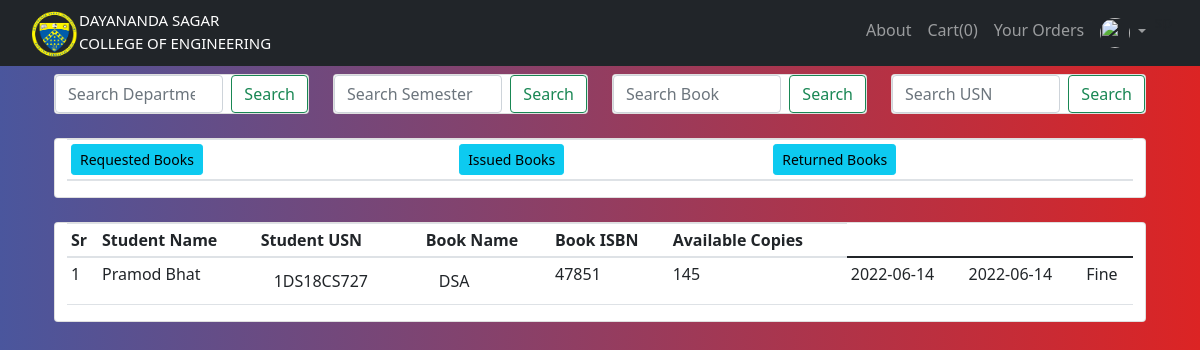
Before: /orders_list (signed in) with the older database file.
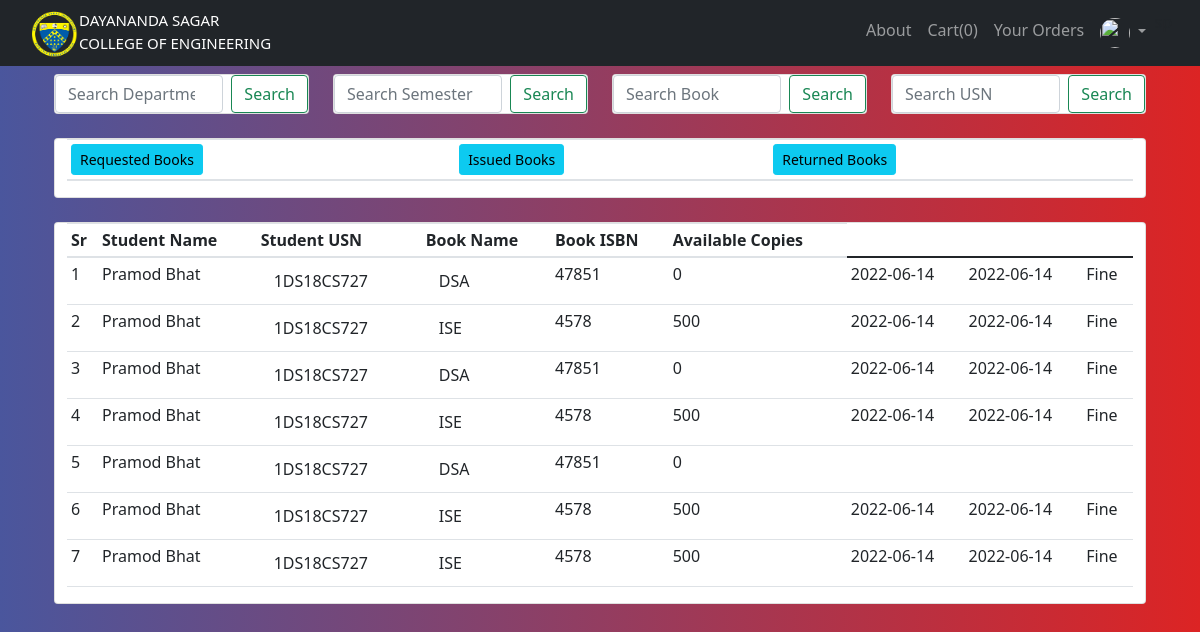
After: the same page with the newer database file.
### website/models.py (models this page shows, shortened)
class Student_Order(db.Model):
        id = db.Column(db.Integer, primary_key = True)
        status = db.Column(db.String(20), default = 'Requested', nullable = False)
        request_time = db.Column(db.DateTime, nullable = True)
        approve_time = db.Column(db.DateTime, nullable = True)
        return_time = db.Column(db.DateTime, nullable = True)
        returned_time = db.Column(db.DateTime, nullable = True)
        student_id = db.Column(db.Integer, db.ForeignKey('user.id'),nullable=True)
        student = db.relationship('User', backref=db.backref('students_order',lazy=True))
        book_id = db.Column(db.Integer, db.ForeignKey('addbook.id'),nullable=True)
        book = db.relationship('Addbook', backref=db.backref('books_order',lazy=True))

class User(db.Model,UserMixin):
        __searchable__ = ['usn']
        __tablename__='user'
        id = db.Column(db.Integer, primary_key=True)
        email = db.Column(db.String(150), unique=True)
        password=db.Column(db.String(150))
        first_name=db.Column(db.String(150))
        is_active = db.Column(db.Boolean,default=False)
        urole = db.Column(db.String(80))
        usn = db.Column(db.String(10))
        status = db.Column(db.String(10))
        department_id = db.Column(db.Integer, db.ForeignKey('department.id'),nullable=True)
        department = db.relationship('Department', backref=db.backref('user_departments',lazy=True))
        semester_id = db.Column(db.Integer, db.ForeignKey('semester.id'),nullable=True)
        semester = db.relationship('Semester', backref=db.backref('user_semesters',lazy=True))
        def is_active(self):
                return self.is_active
        def get_urole(self):
                return self.urole

class Addbook(db.Model):
    __tablename__='addbook'
    __searchable__ = ['name', 'desc', 'isbn']
    id = db.Column(db.Integer, primary_key=True)
    name = db.Column(db.String(80), nullable=False)
    price = db.Column(db.Numeric(10,2), nullable=False)
    isbn = db.Column(db.Integer,default=0)
    stock = db.Column(db.Integer,nullable=False)
    available_copies = db.Column(db.Integer,nullable=False)
    desc = db.Column(db.Text, nullable=False)
    pub_date = db.Column(db.DateTime, nullable=False, default=datetime.utcnow)
    department_id = db.Column(db.Integer, db.ForeignKey('department.id'),nullable=False)
    department = db.relationship('Department', backref=db.backref('departments',lazy=True))
    semester_id = db.Column(db.Integer, db.ForeignKey('semester.id'),nullable=False)
    semester = db.relationship('Semester', backref=db.backref('semesters',lazy=True))
    image_1 = db.Column(db.String(150), nullable=False, default='image.jpg')
    image_2 = db.Column(db.String(150), nullable=False, default='image.jpg')
    image_3 = db.Column(db.String(150), nullable=False, default='image.jpg')

### website/views.py (the view)
@views.route('/orders_list')
def orders_list_for_admin():
    orders = Student_Order.query.all()
    return render_template("orders_list_for_admin.html", user=current_user,orders=orders)

### website/templates/orders_list_for_admin.html (shortened to what the changed rows need)
{% extends "base.html" %} {% block title %}Oders List{% endblock %}
{% block content %}
<br>
<br>
<div class="container">
<br>
<div class="container">
        <div class="row">
            <div class="card">
                <table class="table table-sm">
                    <thead>
                        <th><a href ="{{url_for('views.orders_list_on_status',status='Requested')}}" class="btn btn-info btn-sm">Requested Books</a></th>
                        <th><a href ="{{url_for('views.orders_list_on_status',status='Issued')}}" class="btn btn-info btn-sm">Issued Books</a></th>
                        <th><a href ="{{url_for('views.orders_list_on_status',status='Returned')}}" class="btn btn-info btn-sm">Returned Books</a></th>
                    </thead>
                </table>
            </div>
         </div>
</div>
<br>
<div class="container">
        <div class="row">
            <div class="card">
                <table class="table table-sm">
                    <thead>
                        <th>Sr</th>
                        <th>Student Name</th>
                        <th>Student USN</th>
                        <th>Book Name</th>
                        <th>Book ISBN</th>
                        <th>Available Copies</th>
                    </thead>
                    <tbody>
                    {% for order in orders%}
                    <tr>
                        <td>{{loop.index}}</td>
                        <td>{{order.student.first_name}}</td>
                        <td>
                            <button type="button" class="btn btn" data-toggle="modal" data-target="#student_info">{{order.student.usn}}</button>
                        </td>
                        <td>
                            <button type="button" class="btn btn" data-toggle="modal" data-target="#book_into_modal">{{order.book.name}}</button>
                        </td>
                        <td>{{order.book.isbn}}</td>
                        <td>{{order.book.available_copies}}</td>
                        {% if(order.status == "Requested")%}
                        <td>
                            <form class="form" method="post" action="/orders_list/Requested">
                            <select name="status" id="status" class="form-control" required>
                                <option value="">Requested</option>
                                {% if order.book.available_copies > 0 %}
                                <option value="Issued,{{order.id}}">Issue Book</option>
                                {% endif %}
                                <option value="Declined,{{order.id}}">Decline Request</option>
                            </select>
                        </td>
                        <td>{{order.request_time.date()}}</td>
                        {% elif(order.status == "Returned")%}
                        <td>{{order.approve_time.date()}}</td>
                        <td>{{order.returned_time.date()}}</td>
                        <td>Fine</td>
                        {% endif %}
                    </tr>
                    {% endfor %}
                    </tbody>
                </table>
    </div>
         </div>
</div>
{% endblock %}

Changed rows visible on the page:
changed through a linked row, Student_Order (number 1 of 7 on the later page): book.available_copies "145" → "0"
added Student_Order: student.first_name "Pramod Bhat", student.usn "1DS18CS727", book.name "ISE", book.isbn "4578", book.available_copies "500", approve_time "2022-06-14", returned_time "2022-06-14"
added Student_Order: student.first_name "Pramod Bhat", student.usn "1DS18CS727", book.name "DSA", book.isbn "47851", book.available_copies "0", approve_time "2022-06-14", returned_time "2022-06-14"
added Student_Order: student.first_name "Pramod Bhat", student.usn "1DS18CS727", book.name "ISE", book.isbn "4578", book.available_copies "500", approve_time "2022-06-14", returned_time "2022-06-14"
added Student_Order: student.first_name "Pramod Bhat", student.usn "1DS18CS727", book.name "DSA", book.isbn "47851", book.available_copies "0"
added Student_Order: student.first_name "Pramod Bhat", student.usn "1DS18CS727", book.name "ISE", book.isbn "4578", book.available_copies "500", approve_time "2022-06-14", returned_time "2022-06-14"
added Student_Order: student.first_name "Pramod Bhat", student.usn "1DS18CS727", book.name "ISE", book.isbn "4578", book.available_copies "500", approve_time "2022-06-14", returned_time "2022-06-14"
